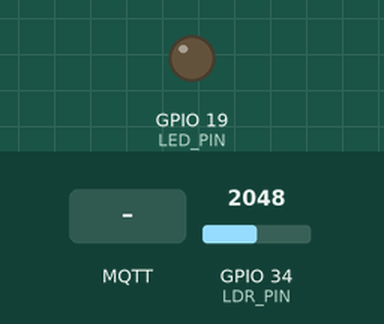
Recording of a sketch running on a simulated ESP32. Parts: output pins drawn as LEDs (lit = HIGH). The test bench sets the inputs (shaded band); at power-on: GPIO 34 (LDR_PIN) = 2048. WiFi joins after 1.5 s; servers stay silent unless stated; random numbers use the default seed unless the sketch sets one; no MQTT or app messages arrive unless stated; what the sketch prints to the serial monitor is not drawn.

Above: at 2.7 s.
2.8 s: GPIO 34 (LDR_PIN) set to 3439
4.7 s: GPIO 34 (LDR_PIN) set to 3572
At 6.4 s:
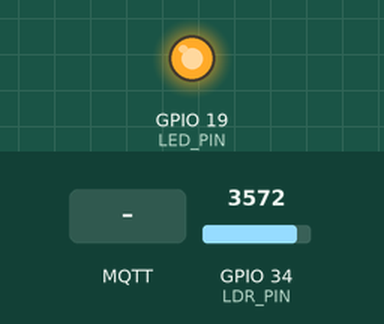
9.0 s: MQTT message "apagar" arrives on the first subscribed topic
11.0 s: GPIO 34 (LDR_PIN) set to 3460
At 12.4 s:
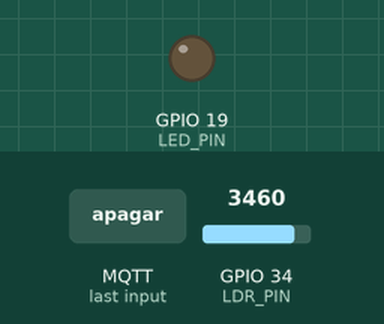
13.0 s: GPIO 34 (LDR_PIN) set to 3540
At 14.0 s:
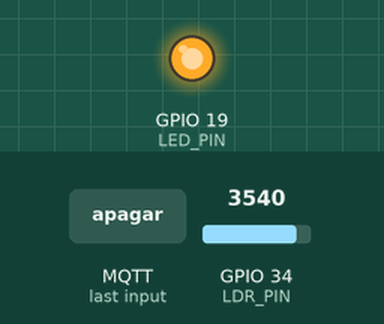
Timing chart, 0 to 16.0 s (numbered marks = the images above; inputs shaded):
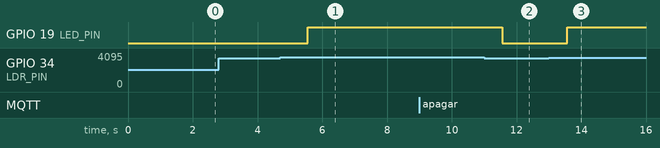

Measured:
- the behaviour switches between 3500 and 3501 on GPIO 34 (LDR_PIN) (found by bisection; images 0 and 1)
- after the input at 2.8 s, every drawn part: stays the same
- after the input at 4.7 s, GPIO 19 (LED_PIN): LOW → HIGH after 0.86 s
- after the input at 11.0 s, GPIO 19 (LED_PIN): HIGH → LOW after 0.56 s
- after the input at 13.0 s, GPIO 19 (LED_PIN): LOW → HIGH after 0.56 s

The sketch:

S1.ino
```cpp
#include <WiFi.h>
#include <WiFiClientSecure.h>
#include <PubSubClient.h>

const byte LDR_PIN = 34;
const byte LED_PIN = 19;

const char* SSID = "FIESC_IOT_EDU";
const char* PASS = "8120gv08";

WiFiClientSecure client;
PubSubClient mqtt(client);

const char* URL = "e6607d8d5fec40a9974cfc1552a13e2f.s1.eu.hivemq.cloud";
const int PORT = 8883;

const char* MQTT_USER = "schmidt_s1";
const char* MQTT_PASS = "ED6p<kLo>49:bZ&Fh2Kd";

const char* TOPICO_ILUMINACAO = "S1/iluminacao";

//RECEBE MENSAGENS
void callback(char* topic, byte* payload, unsigned int length) {
  String mensagem;

  for (int i = 0; i < length; i++) {
    mensagem += (char)payload[i];
  }

  Serial.print("Recebido em ");
  Serial.print(topic);
  Serial.print(": ");
  Serial.println(mensagem);

  if (strcmp(topic, TOPICO_ILUMINACAO) == 0) {
    if (mensagem == "acender") {
      digitalWrite(LED_PIN, HIGH);
    } else if (mensagem == "apagar") {
      digitalWrite(LED_PIN, LOW);
    }
  }
}

// CONECTA MQTT
void conectaMQTT() {
  while (!mqtt.connected()) {
    Serial.print("Conectando ao HiveMQ... ");

    String clientId = "ESP32-S1-";
    clientId += String(random(0xffff), HEX);

    if (mqtt.connect(clientId.c_str(), MQTT_USER, MQTT_PASS)) {
      Serial.println("Conectado!");
      mqtt.subscribe(TOPICO_ILUMINACAO);
    } else {
      Serial.println("Falhou. Tentando novamente...");
      delay(1000);
    }
  }
}

void setup() {
  Serial.begin(115200);

  pinMode(LED_PIN, OUTPUT);

  Serial.print("Conectando ao Wi-Fi ");
  WiFi.begin(SSID, PASS);

  while (WiFi.status() != WL_CONNECTED) {
    Serial.print(".");
    delay(500);
  }
  Serial.println(" Conectado!");

  client.setInsecure();
  mqtt.setServer(URL, PORT);
  mqtt.setCallback(callback);

  conectaMQTT();
}

void loop() {
  if (!mqtt.connected()) {
    conectaMQTT();
  }

  mqtt.loop();

  // LER LDR
  int leituraLDR = analogRead(LDR_PIN);
  Serial.print("LDR: ");
  Serial.println(leituraLDR);

  // acender se estiver acima de 3500
  if (leituraLDR > 3500) {
    digitalWrite(LED_PIN, HIGH);
    mqtt.publish(TOPICO_ILUMINACAO, "acender");
  } else {
    digitalWrite(LED_PIN, LOW);
    mqtt.publish(TOPICO_ILUMINACAO, "apagar");
  }

  delay(1000);
}
```
